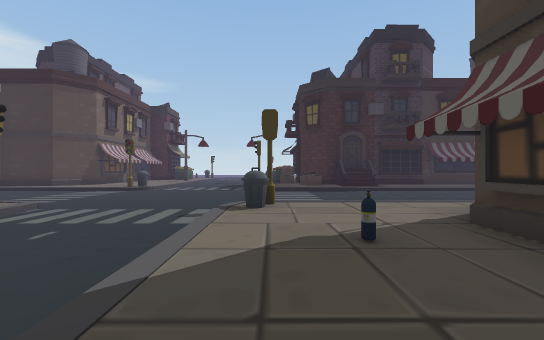
view 1 (above)

24 first-person views from a walk through a 3-D level made in the Unity game engine. The camera is 1.2 m above the floor, looks level and sees 90° across. The floor is counted in squares, 2 m on a side. Each view is taken from the middle of a square. On the plan, view 1 faces up. The plan holds only what a view shows up to about 9 squares ahead; the rest is blank. The place goes on beyond the plan. The player is left out.

view 2
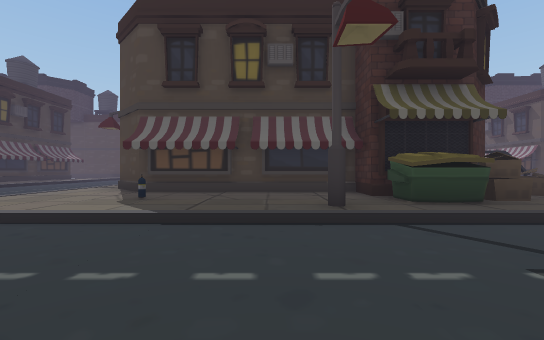

view 3
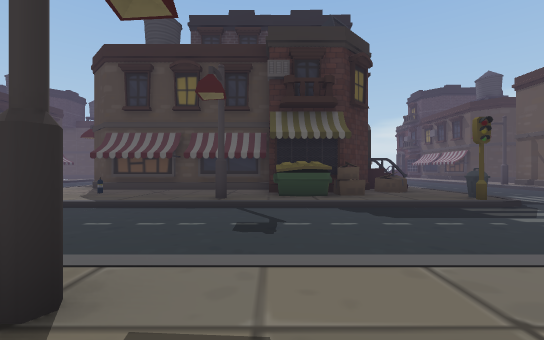

view 4
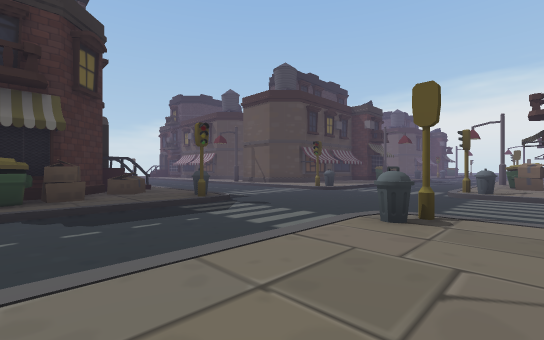

view 5
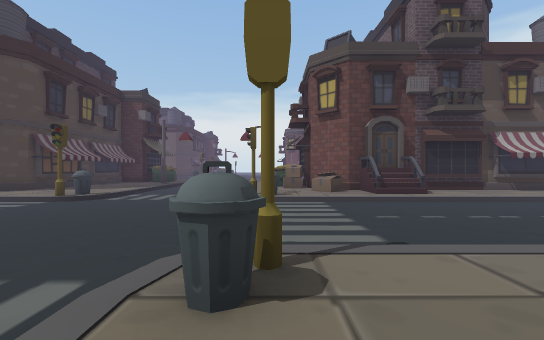

view 6
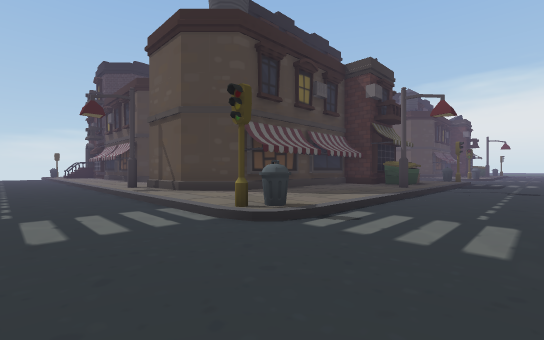

view 7
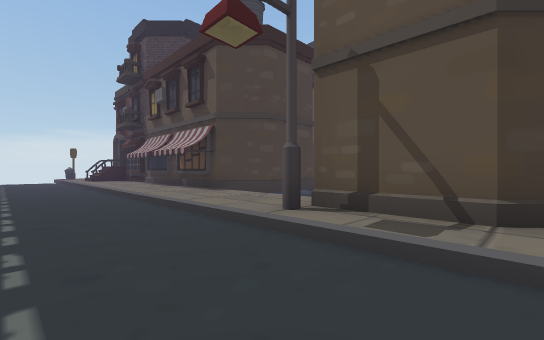

view 8
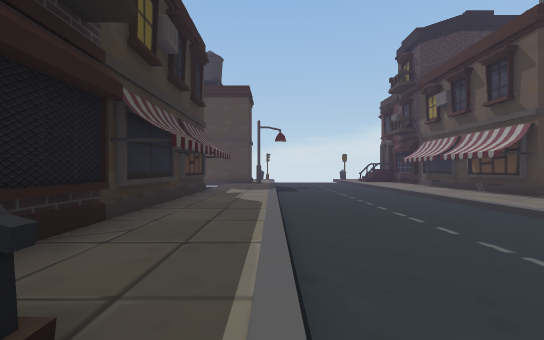

view 9
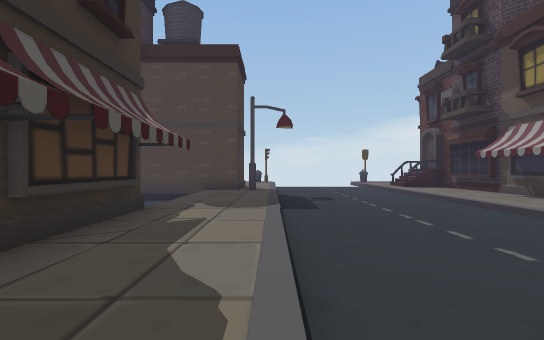

view 10
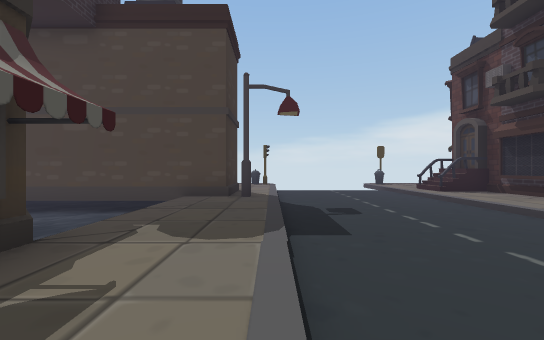

view 11
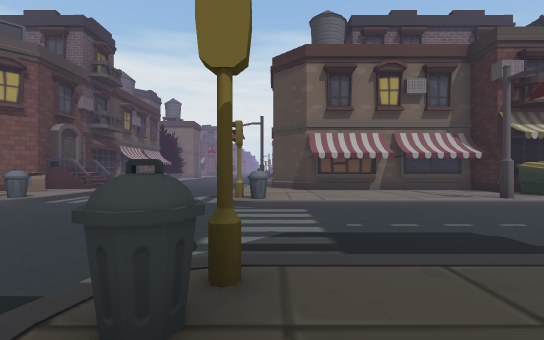

view 12
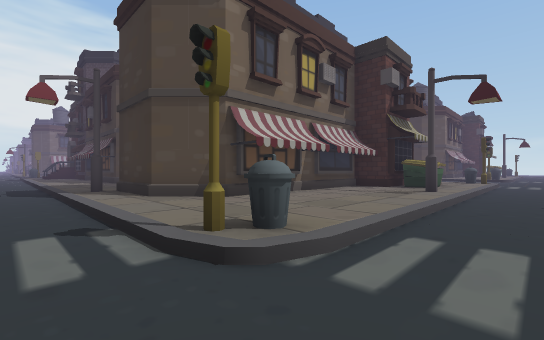

view 13
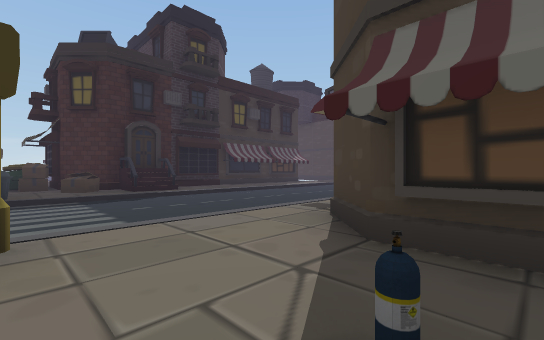

view 14
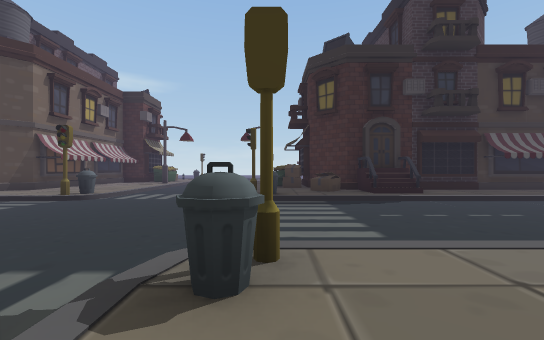

view 15
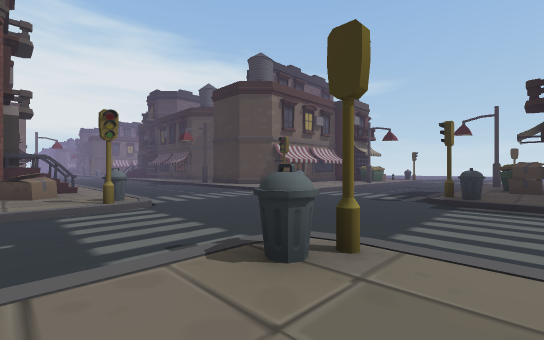

view 16
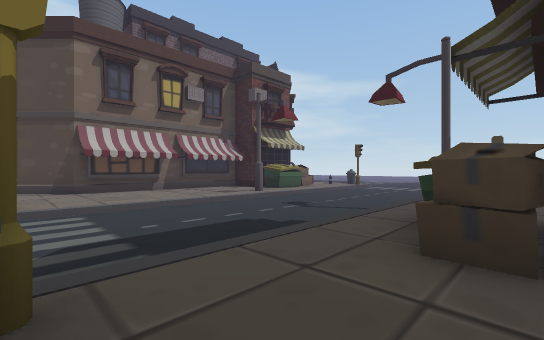

view 17
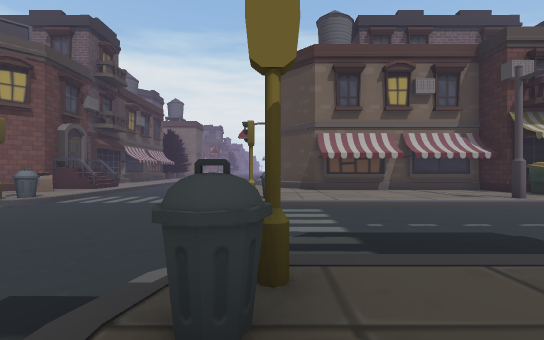

view 18
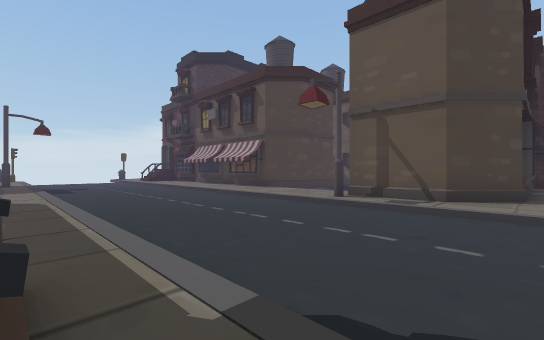

view 19
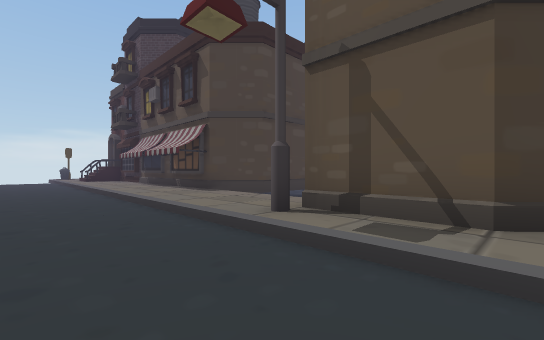

view 20
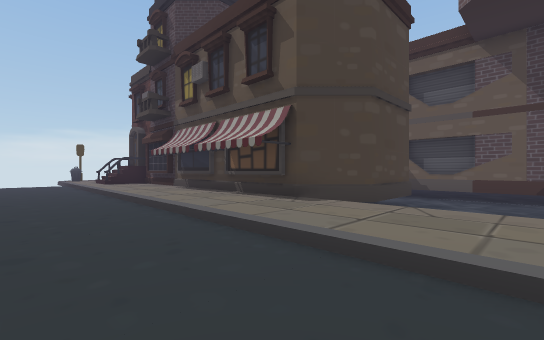

view 21
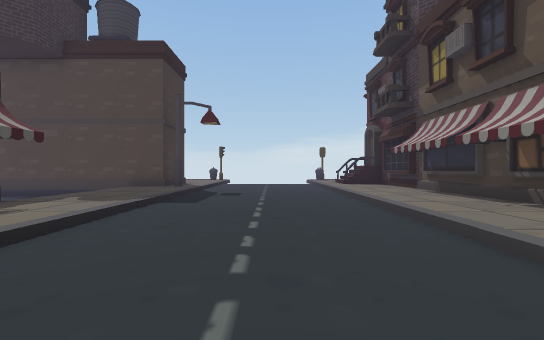

view 22
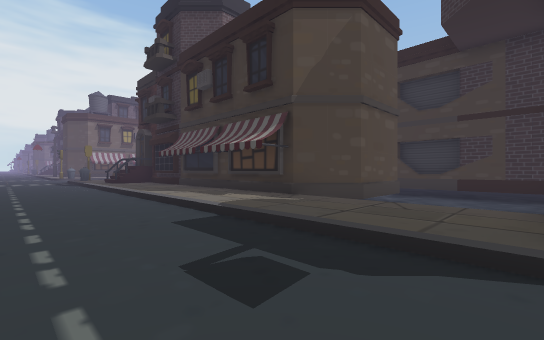

view 23
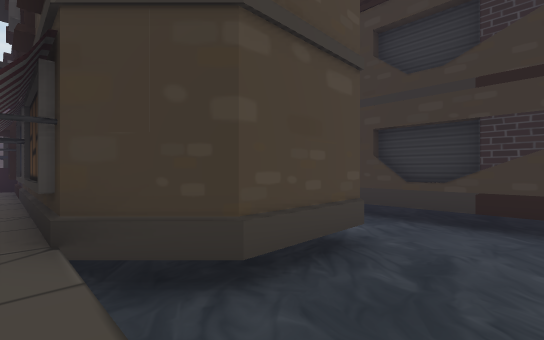

view 24
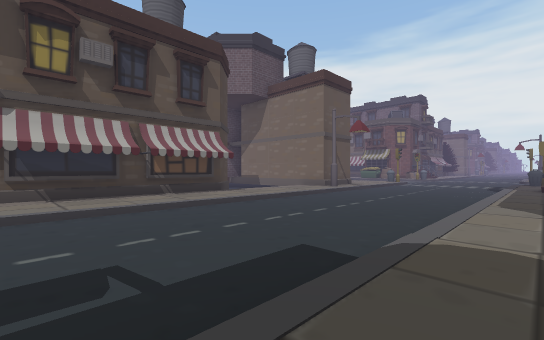

### Floor plan
Key: @ floor where view 1 was taken; # wall or solid block; . main floor; : floor 0.25 m higher than the main floor; / step, stairs or slope; = window, fence, low wall or low ledge; ^ raised ledge; v drop or lower ground; U dumpster; B box; I building; O other object.
Columns run from 10 left of view 1 to 15 right of it. Each row starts with its distance up from view 1.
 19        ..
 18       /../
 17     UU/../            II
 16    ##:/../           IIIII
 15    #:#/../           vvvvI
 14    #::/../UU          vvvI
 13    #::/../U##         #vvI
 12    #::/../:B##       ##v I
 11  ###::/../:BB#########  :I
 10   :::#/../#::/#:::::::  :I
  9   ////....////////////////
  8   ........................
  7   ........................
  6   ........................
  5  :/::=/../#:::::::::::::::
  4  #/B://../:::###::::
  3  ###B:/../::##  vvvIIIIIII
  2     B:/../:O#     I  I II
  1     UU/../::#     I  I
  0    ##U/../@:#   vvvII
 -1    #:#/../#:#   vvvv     I
 -2    #::/../U##   ##^#    vI
 -3    #::/../UU           vvI
 -4    #::/../:B#          vvI
 -5  ###::/../:BB#########   I
 -6 ##:::=/..//:B=#:::::::   I
 -7 ///////../=///////////////
 -8 ..........................
 -9  .........................
-10 ..........................
-11 /////=....///////////:::::
-12 :#/:://../=:::##::::
-13 ###BB:/../::##  vvvIIIIIII
-14    #B: ../::#     II I  I
-15     UU ../::#     I
-16      U ../::#     I
-17        ../#:#
-18        ../O:

Positions as (right, up) in squares from view 1, and headings:
1: (0, 0), facing up
2: (-4, 0), facing right
3: (-6, -2), facing right
4: (-6, -3), facing down-right
5: (-5, -5), facing down
6: (-3, -9), facing down-right
7: (3, -9), facing down-right
8: (3, -7), facing right
9: (7, -7), facing right
10: (9, -7), facing right
11: (1, -6), facing left
12: (-3, -8), facing up-left
13: (0, 2), facing up-right
14: (0, 3), facing up
15: (1, 3), facing up-left
16: (1, 10), facing up-left
17: (1, 10), facing left
18: (2, 10), facing down-right
19: (3, 7), facing down-right
20: (6, 7), facing down-right
21: (7, 7), facing right
22: (15, 7), facing up-left
23: (14, 11), facing up-left
24: (14, 10), facing down-left
